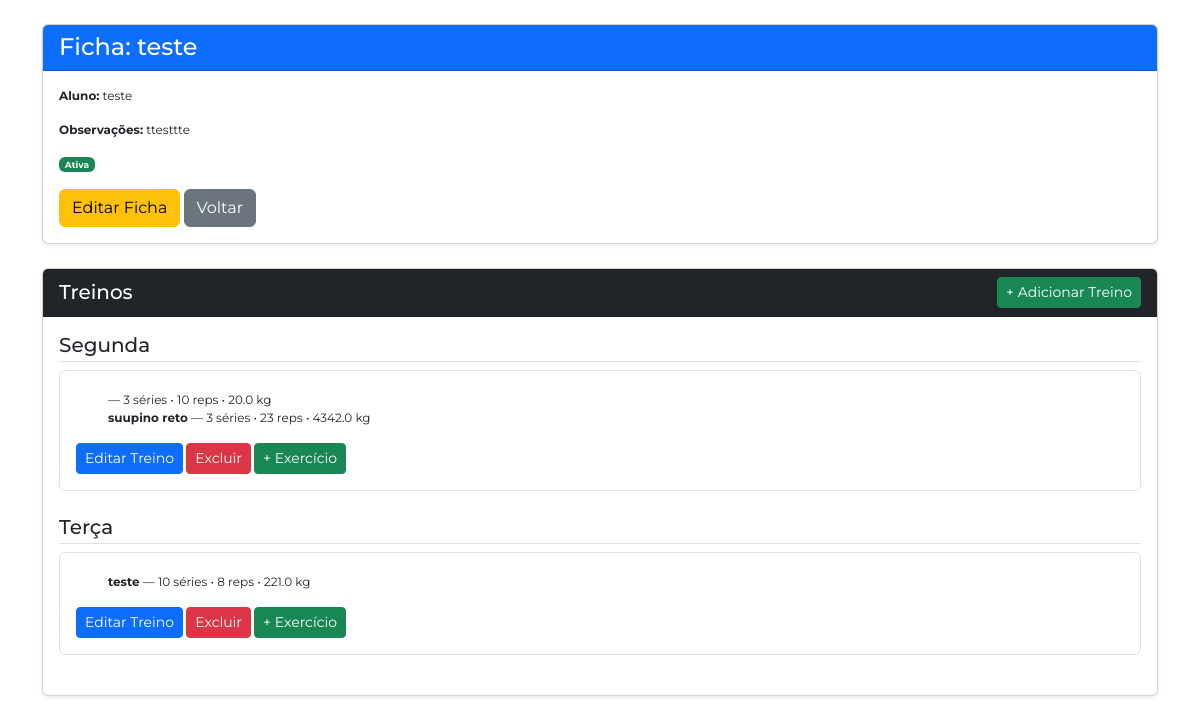
Screenshot of /fichas/detalhes/1 with the database file from the repository.
### app/models.py (models this page shows, shortened)
class Ficha(db.Model):
    __tablename__ = 'ficha'
    id = db.Column(db.Integer, primary_key=True)
    aluno_id = db.Column(db.Integer, db.ForeignKey('alunos.id'), nullable=False)
    nome = db.Column(db.String(100), nullable=False)
    observacoes = db.Column(db.Text)
    data_criacao = db.Column(db.DateTime, default=datetime.utcnow)
    ativo = db.Column(db.Boolean, default=True)
    aluno = db.relationship("Aluno", backref="fichas")
    treinos = db.relationship("Treino", backref="ficha", lazy=True, cascade="all, delete")

class Aluno(db.Model):
    __tablename__ = 'alunos'
    id = db.Column(db.Integer, primary_key=True)
    nome = db.Column(db.String(100), nullable=True)
    email = db.Column(db.String(120), unique=True, nullable=True)
    data_cadastro = db.Column(db.DateTime, default=datetime.utcnow)
    telefone = db.Column(db.String(20), nullable=True)
    data_nascimento = db.Column(db.Date, nullable=True)
    cpf = db.Column(db.String(14), unique=True, nullable=True)
    ativo = db.Column(db.Boolean, default=True)
    plano_id = db.Column(db.Integer, db.ForeignKey('planos.id'), nullable=True)
    plano = db.relationship('Plano', backref='alunos', lazy=True)

class TreinoExercicio(db.Model):
    __tablename__ = 'treino_exercicio'
    id = db.Column(db.Integer, primary_key=True)
    treino_id = db.Column(db.Integer, db.ForeignKey('treino.id'), nullable=False)
    exercicio_id = db.Column(db.Integer, db.ForeignKey('exercicio.id'), nullable=False)
    exercicio = db.relationship("Exercicio")
    series = db.Column(db.Integer, nullable=False)
    repeticoes = db.Column(db.String(50), nullable=False)
    carga = db.Column(db.String(50))
    observacoes = db.Column(db.Text)

class Exercicio(db.Model):
    __tablename__ = 'exercicio'
    id = db.Column(db.Integer, primary_key=True)
    nome = db.Column(db.String(100), nullable=False)
    grupo_muscular = db.Column(db.String(50))
    descricao = db.Column(db.Text)
    video_url = db.Column(db.String(200))
    ativo = db.Column(db.Boolean, default=True)

class Treino(db.Model):
    __tablename__ = 'treino'
    id = db.Column(db.Integer, primary_key=True)
    ficha_id = db.Column(db.Integer, db.ForeignKey('ficha.id'), nullable=False)
    dia_semana = db.Column(db.String(20), nullable=True)
    exercicios = db.relationship(
        "TreinoExercicio",
        backref="treino",
        lazy=True,
        cascade="all, delete"
    )

### app/blueprints/fichas/routes.py (the view)
@fichas_blueprint.route("/detalhes/<int:ficha_id>")
def fichaDetalhes(ficha_id):
    ficha = Ficha.query.get_or_404(ficha_id)
    return render_template("ficha-detalhes.html", ficha=ficha)

### app/blueprints/fichas/templates/ficha-detalhes.html (shortened to what this page needs)
{% extends "base.html" %}
{% block content %}
<div class="container mt-4">
    <div class="card mb-4 shadow-sm">
        <div class="card-header bg-primary text-white">
            <h4 class="mb-0">Ficha: {{ ficha.nome }}</h4>
        </div>
        <div class="card-body">
            <p><strong>Aluno:</strong> {{ ficha.aluno.nome }}</p>
            {% if ficha.observacoes %}
            <p><strong>Observações:</strong> {{ ficha.observacoes }}</p>
            {% endif %}
            {% if ficha.ativo %}
                <span class="badge bg-success">Ativa</span>
            {% else %}
                <span class="badge bg-danger">Inativa</span>
            {% endif %}
            <div class="mt-3">
                <a href="{{ url_for('fichas.editarFicha', ficha_id=ficha.id) }}"
                   class="btn btn-warning">Editar Ficha</a>
                <a href="{{ url_for('fichas.listarFichas') }}"
                   class="btn btn-secondary">Voltar</a>
            </div>
        </div>
    </div>
    <div class="card shadow-sm">
        <div class="card-header bg-dark text-white d-flex justify-content-between align-items-center">
            <h5 class="mb-0">Treinos</h5>
            <a href="{{ url_for('fichas.criarTreino', ficha_id=ficha.id) }}"
               class="btn btn-success btn-sm">
                + Adicionar Treino
            </a>
        </div>
        <div class="card-body">
            {% if ficha.treinos|length == 0 %}
                <p>Nenhum treino cadastrado nessa ficha ainda.</p>
            {% else %}
                {% set dias = {
                    "segunda": "Segunda",
                    "terca": "Terça",
                    "quarta": "Quarta",
                    "quinta": "Quinta",
                    "sexta": "Sexta",
                    "sabado": "Sábado",
                    "domingo": "Domingo"
                } %}
                {% for dia_key, dia_nome in dias.items() %}
                    {% set treinos_do_dia = ficha.treinos | selectattr("dia_semana", "equalto", dia_key) | list %}
                    {% if treinos_do_dia %}
                    <div class="mb-4">
                        <h5 class="border-bottom pb-1">{{ dia_nome }}</h5>
                        {% for treino in treinos_do_dia %}
                            <div class="p-3 border rounded mb-3">
                                {% if treino.exercicios|length == 0 %}
                                    <p class="text-muted">Nenhum exercício cadastrado.</p>
                                {% else %}
                                    <ul>
                                        {% for te in treino.exercicios %}
                                            <li>
                                                <strong>{{ te.exercicio.nome }}</strong> —
                                                {{ te.series }} séries • {{ te.repeticoes }} reps
                                                {% if te.carga %}
                                                    • {{ te.carga }} kg
                                                {% endif %}
                                            </li>
                                        {% endfor %}
                                    </ul>
                                {% endif %}
                                <a href="{{ url_for('fichas.editarTreino', treino_id=treino.id)}}"
                                   class="btn btn-primary btn-sm">
                                    Editar Treino
                                </a>
                                <form action="{{ url_for('fichas.excluirTreino', treino_id=treino.id) }}" method="POST"
                                    style="display: inline-block;"
                                    onsubmit="return confirm('Tem certeza que deseja excluir?');">
                                    <button class="btn btn-sm btn-danger">Excluir</button>
                                </form>
                                <a href="{{ url_for('fichas.adicionarExercicio', treino_id=treino.id) }}"
                                   class="btn btn-success btn-sm">
                                    + Exercício
                                </a>
                            </div>
                        {% endfor %}
                    </div>
                    {% endif %}
                {% endfor %}
            {% endif %}
        </div>
    </div>
</div>
{% endblock %}

### app/static/css/style.css (style rules this page uses)
:root { --cor-de-fundo: #FFFFFF; --cor-principal: #002f52; --cor-titulo: #ebecee; --azul: #0088FF; --amarelo: #FFCC00; --vermelho: #FF2227; --verde: #34C759; --roxo: #CB30E0; --fonte-principal: "Montserrat", sans-serif; --fonte-secundaria: "Josefin Sans"; }
body { margin: 0 !important; padding: 0 !important; background-color: var(--cor-de-fundo); font-family: var(--fonte-principal); font-size: 12px; font-weight: 400; }

### rows the page displays
Ficha: nome "teste", observacoes "ttesttte"
Aluno: aluno.nome "teste"
TreinoExercicio: series "3", repeticoes "10", carga "20.0"
TreinoExercicio: exercicio.nome "suupino reto", series "3", repeticoes "23", carga "4342.0"
TreinoExercicio: exercicio.nome "teste", series "10", repeticoes "8", carga "221.0"

### other values shown
{{ dia_nome }} "Segunda" "Terça"
